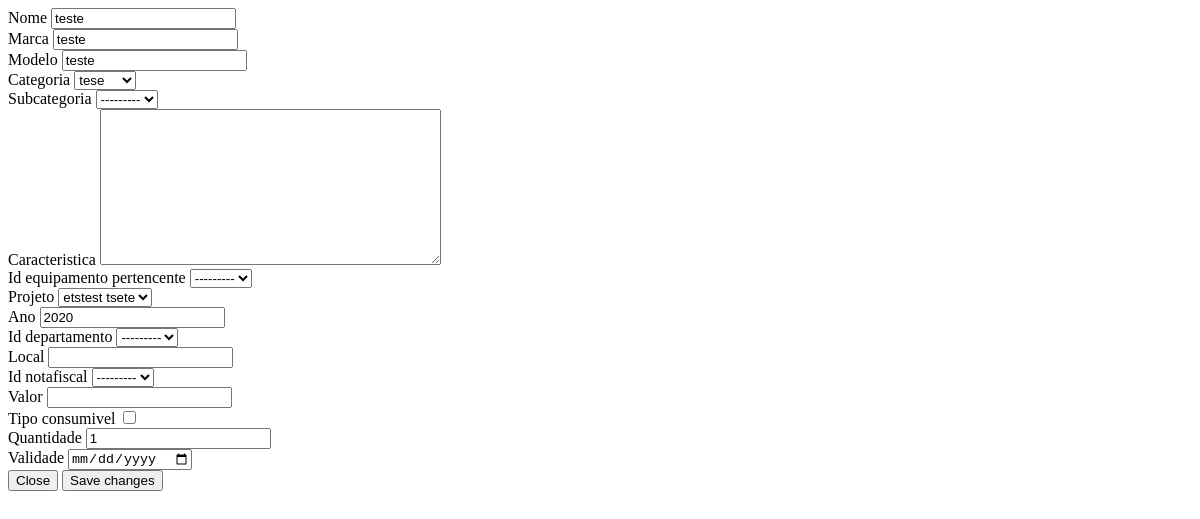
The page /controle/editar_item_modal/1/ (signed in) on the database as committed earlier.
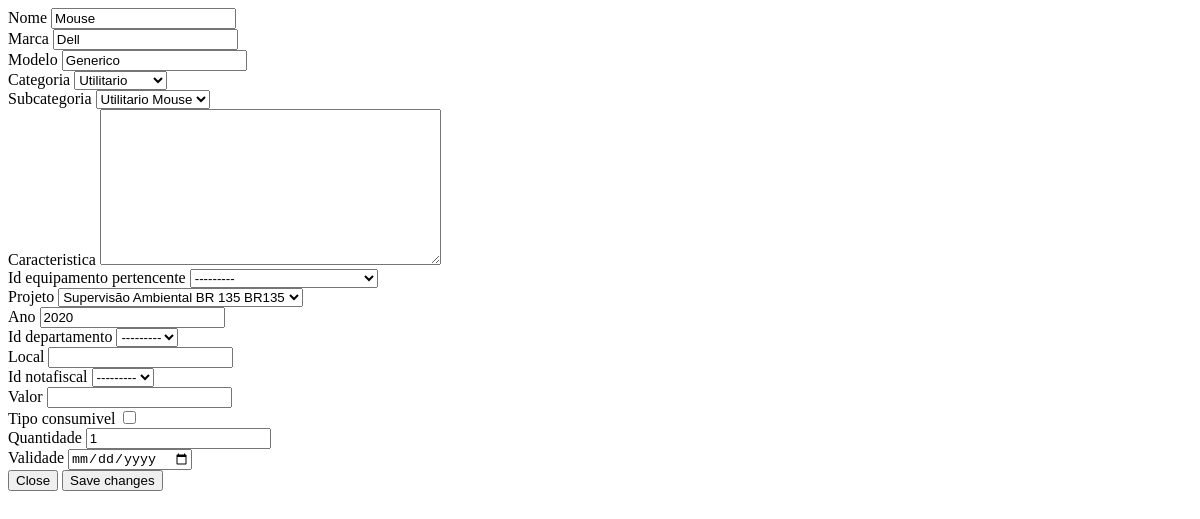
The same page on the database as committed later.
### controles/models.py (models this page shows)
class Item(models.Model):
    id_item = models.AutoField(primary_key=True)
    nome = models.CharField(max_length=50)
    caracteristica = models.TextField(max_length=200, blank=True, null=True)
    marca = models.CharField(max_length=30) #nova identidade
    modelo = models.CharField(max_length=30) #nova identidade
    categoria = models.ForeignKey(Categoria, on_delete=models.PROTECT)
    subcategoria = models.ForeignKey(Subcategoria, on_delete=models.PROTECT, blank=True, null=True)
    projeto = models.ForeignKey('comuns.Projeto', on_delete=models.PROTECT)
    valor = models.DecimalField(max_digits=8, decimal_places=2, blank=True, null = True)
    local = models.CharField(max_length=50, null = True, blank=True) #nova identidade
    id_departamento = models.ForeignKey('comuns.Departamento', on_delete=models.PROTECT, blank=True, null = True)
    id_notafiscal = models.ForeignKey(NotaFiscal, on_delete=models.PROTECT, blank=True, null = True)
    status_disponivel = models.BooleanField(default=True)
    status_manutencao = models.BooleanField(default=False)
    status_emprestado = models.BooleanField(default=False)
    tipo_consumivel = models.BooleanField(default=False)
    quantidade = models.IntegerField(validators=[MinValueValidator(0), MaxValueValidator(999999)], default = 1)
    validade = models.DateField(null= True, blank=True)
    id_equipamento_pertencente = models.ForeignKey('self', null=True, blank=True ,related_name='item', on_delete=models.CASCADE)
    ano = models.PositiveIntegerField(
        default=current_year(), validators=[MinValueValidator(2009), max_value_current_year])
    def __str__(self):
        if(self.tipo_consumivel):
            return self.nome + ' ' + self.categoria.nome  + ' ' + str(self.marca)+' '+str(self.modelo) +' '+ str(self.quantidade)+' '+ str(self.validade) +' '+ self.projeto.acronimo
        else:
            return self.nome + ' ' + self.categoria.nome  + ' ' + str(self.marca)+' '+str(self.modelo) +' '+ self.projeto.acronimo
    class Meta:
        verbose_name_plural = 'Itens'

### controles/views.py (the view)
# urls.py: url(r'^editar_item_modal/(?P<item_id>\d+)/$', views.editar_item_modal, name='editar_item_modal'),
@login_required
def editar_item_modal(request, item_id):
	item = Item.objects.get(id_item=item_id)
	print(item)
	if request.method !='POST':
		form = ItemForm(instance=item)
	else:
		form = ItemForm(instance=item, data=request.POST)
		if form.is_valid():
			form.save()
			return HttpResponseRedirect(reverse('controles:itens'))
	context = {'item': item, 'form': form}
	return render (request, 'controles/editar_item_modal.html', context)

### controles/forms.py
class ItemForm(forms.ModelForm):
	def __init__(self, *args, **kwargs):
		super(ItemForm, self).__init__(*args, **kwargs)
		self.fields['id_equipamento_pertencente'].queryset = Item.objects.filter(id_item__in=getListEquipamento())
	class Meta:
		model = Item
		fields = [
					'nome',
					'marca','modelo',
					'categoria',
					'subcategoria',
					'caracteristica',
					'id_equipamento_pertencente',
					'projeto',
					'ano',
					'id_departamento',
					'local',
					'id_notafiscal',
					'valor',
					'tipo_consumivel',
					 'quantidade',
					 'validade'
				]
		widgets = {
            'validade': DateInput(),
         }
	id_equipamento_pertencente = EquipamentoModelChoiceField(required=False, widget=forms.Select, queryset = Item.objects.none())

### comuns/models.py (called while the page is built)
    def __str__(self):
        return self.nome + ' ' + self.acronimo

### controles/forms.py (called while the page is built)
def getListEquipamento():
	equipamentos = Equipamento.objects.all()
	equipamento_list = []
	for equipamento in equipamentos:
		equipamento_list.append(equipamento.id_item.id_item)
	return equipamento_list

    def label_from_instance(self, obj):
    	eq = Equipamento.objects.get(id_item=obj.id_item)
    	return eq.patrimonio_itti + ' ' + obj.nome

### controles/templates/controles/editar_item_modal.html (shortened to what this page needs)
{% load widget_tweaks %}
{% block content %}
<form action="{% url 'controles:editar_item' item.id_item %}" method='post'  data-subcategorias-url="{% url 'controles:load_subcategorias' %}">
    <div class="modal-body">
{% for field in form.visible_fields %}
  <div class="form-group">
    <label for="{{ field.id_for_label }}">{{ field.label }}</label>
     {{ field|add_class:'form-control' }}
  </div>
{% endfor %}
      </div>
     <div class="modal-footer">
        <button type="button" class="btn btn-default" data-dismiss="modal">Close</button>
        <button name="submit" class="btn btn-success">Save changes</button>
      </div>
</form>
{% endblock content %}

Rows that differ between the two databases and show on the page:
changed Item: nome "teste" → "Mouse"; marca "teste" → "Dell"; modelo "teste" → "Generico"; categoria "tese" → "Utilitario"; subcategoria "---------" → "Utilitario Mouse"; projeto "etstest tsete" → "Supervisão Ambiental BR 135 BR135"
